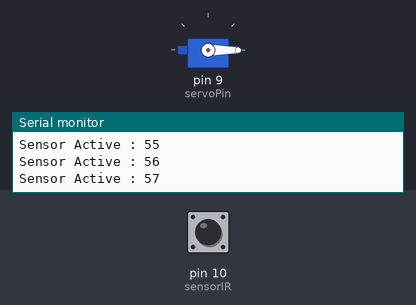
Recording of a sketch running on a simulated Arduino Uno, built with avr-gcc and run on an emulated ATmega328P. Parts: servo, the last lines printed to the serial monitor. The test bench sets the inputs (shaded band); at power-on: pin 10 (sensorIR) LOW.

Above: at 1.2 s.
1.3 s: pin 10 (sensorIR) driven HIGH
At 2.0 s:
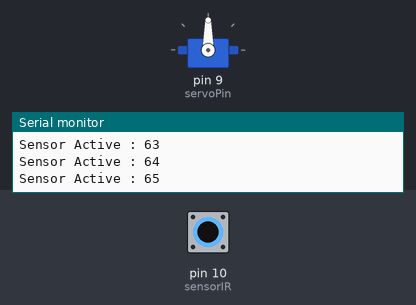
2.8 s: pin 10 (sensorIR) driven LOW
At 4.7 s:
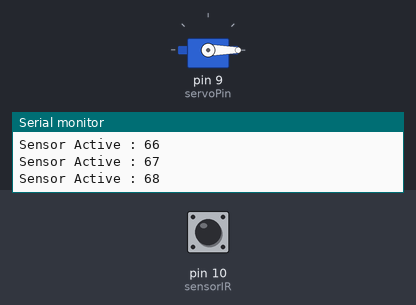
5.8 s: pin 10 (sensorIR) pulsed HIGH 2 times (0.12 s each, 0.3 s apart)
At 6.8 s:
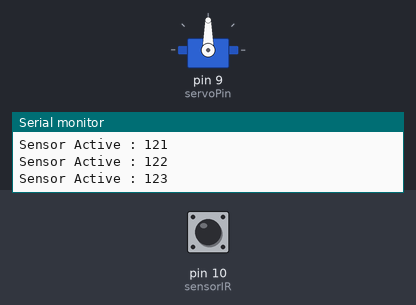
Timing chart, 0 to 9.3 s (numbered marks = the images above; inputs shaded):
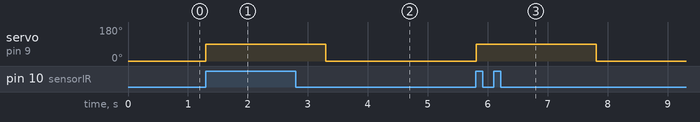

Measured:
- after the input at 1.3 s, servo on pin 9 (servoPin): 0° → 90° at once
- after the input at 2.8 s, servo on pin 9 (servoPin): 90° → 0° after 0.50 s
- after the input at 5.8 s, servo on pin 9 (servoPin): 0° → 90° at once, → 0° 2.0 s later

The sketch:

cv19FightBin_2.ino
```cpp
//second run  (code2)
#include <Servo.h>


Servo myservo;

const int sensorIR = 10;
const int servoPin = 9 ;
int sensorIR_State = 0;
int cnt_1 = 0;

void setup() {
  Serial.begin(9600);
  Serial.println("Hello deekub Wichaphon"); //check
  myservo.attach(servoPin);
  pinMode(sensorIR, INPUT);
  pinMode(servoPin, OUTPUT);
}

void loop() {
  sensorIR_State = digitalRead(sensorIR);
  if (sensorIR_State == HIGH) {
    myservo.write(90);
    delay(2000);
    cnt_1 = 0;
  }
  else if (sensorIR_State == LOW)
  {
    myservo.write(0);
    cnt_1 ++ ;
    Serial.print("Sensor Active : ");
    Serial.println(cnt_1);

  }
}
```
